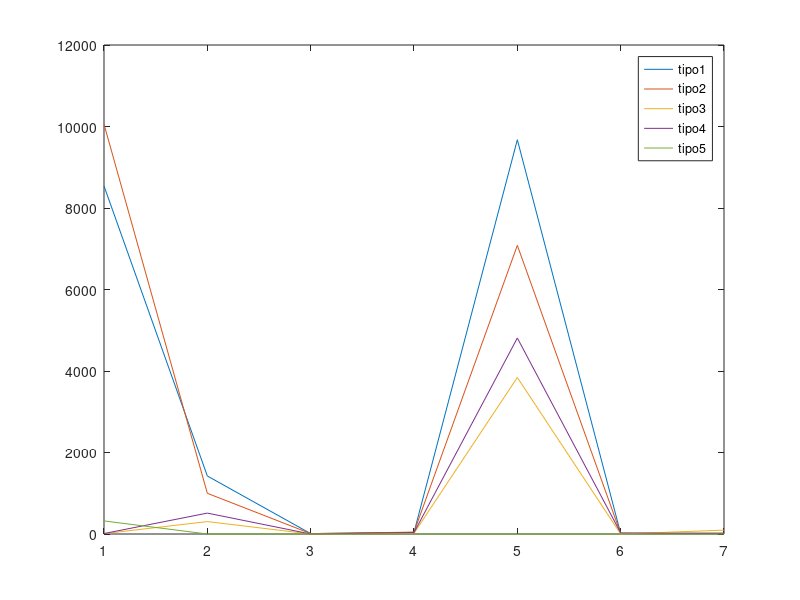

The MATLAB source for this figure:
x = [1:7]
t1 = [8540, 1424, 10, 40, 9675, 13, 19]
t2 = [10057, 999, 10, 46, 7083, 14, 20]
t3 = [9, 305, 0, 20, 3841, 0, 95]
t4 = [11, 513, 0, 34, 4810, 27, 10]
t5 = [321, 0, 0, 0, 0, 0, 0]

plot(x, t1)
legend('tipo1')
hold all
plot(x, t2)
legend('tipo2')
hold all
plot(x, t3)
legend('tipo3')
hold all
plot(x, t4)
legend('tipo4')
hold all
plot(x, t5)
legend('tipo5')
hold all
legend('tipo1','tipo2','tipo3','tipo4','tipo5')